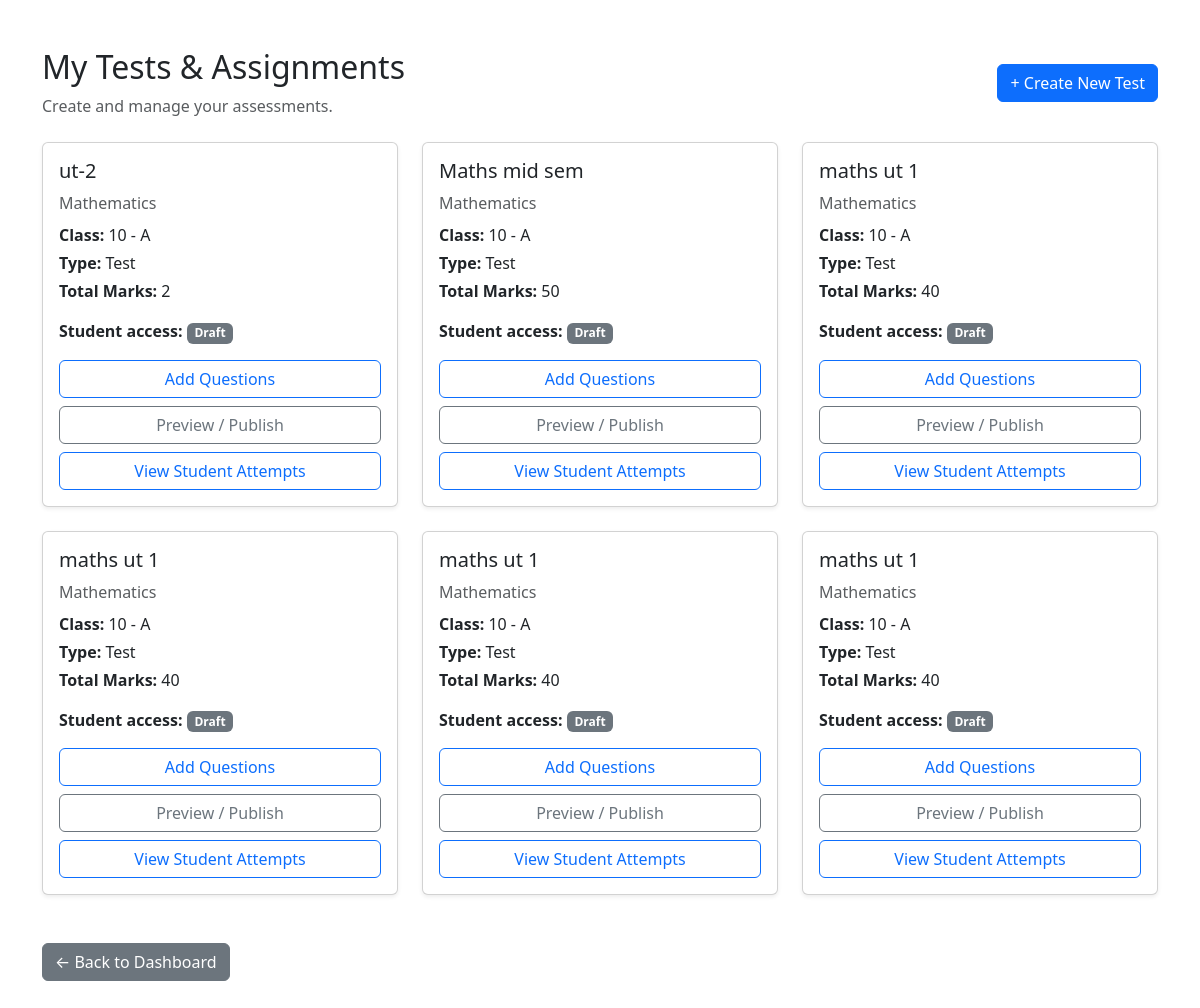
Page /exam/tests/ (signed in) on the committed database.
### academics/models.py (models this page shows, shortened)
class Assessment(models.Model):
    class AssessmentType(models.TextChoices):
        TEST = "TEST", "Test"
        ASSIGNMENT = "ASSIGNMENT", "Assignment"
    class TimingMode(models.TextChoices):
        NONE = "NONE", "No Time Limit"
        ENTIRE_TEST = "ENTIRE_TEST", "Entire Test"
        PER_QUESTION = "PER_QUESTION", "Per Question"
    title = models.CharField(max_length=200)
    description = models.TextField(blank=True)
    teacher = models.ForeignKey(
        "accounts.TeacherProfile",
        on_delete=models.CASCADE,
        related_name="assessments"
    )
    student_class = models.ForeignKey(
        Class,
        on_delete=models.CASCADE,
        related_name="assessments"
    )
    subject = models.ForeignKey(
        Subject,
        on_delete=models.CASCADE,
        related_name="assessments"
    )
    assessment_type = models.CharField(
        max_length=20,
        choices=AssessmentType.choices
    )
    total_marks = models.PositiveIntegerField()
    is_published = models.BooleanField(default=False)
    timing_mode = models.CharField(
        max_length=20,
        choices=TimingMode.choices,
        default=TimingMode.NONE
    )
    duration_hours = models.PositiveIntegerField(
        default=0
    )
    duration_minutes = models.PositiveIntegerField(
        default=0
    )
    available_from = models.DateTimeField(
        null=True,
        blank=True
    )
    due_date = models.DateTimeField(
        null=True,
        blank=True
    )
    created_at = models.DateTimeField(
        auto_now_add=True
    )

class Subject(models.Model):
    name = models.CharField(max_length=100)
    code = models.CharField(max_length=20, unique=True)

class Class(models.Model):
    name = models.CharField(max_length=50)
    section = models.CharField(max_length=10)
    academic_year = models.CharField(max_length=20)
    def __str__(self):
        return f"{self.name} - {self.section}"

### exam_engine/views.py (the view)
@login_required
def test_management(request):
    if request.user.role != "TEACHER":
        return redirect("dashboard")
    teacher = request.user.teacher_profile
    assessments = Assessment.objects.filter(
        teacher=teacher
    ).select_related(
        "student_class",
        "subject"
    ).order_by("-created_at")
    return render(
        request,
        "exam_engine/test_management.html",
        {
            "assessments": assessments,
        }
    )

### exam_engine/templates/exam_engine/test_management.html (shortened to what this page needs)
<!DOCTYPE html>
<html lang="en">
<head>
    <link
        href="https://cdn.jsdelivr.net/npm/bootstrap@5.3.3/dist/css/bootstrap.min.css"
        rel="stylesheet"
    >
</head>
<body>
<div class="container py-5">
    <div class="d-flex justify-content-between align-items-center mb-4">
        <div>
            <h2>My Tests & Assignments</h2>
            <p class="text-muted mb-0">
                Create and manage your assessments.
            </p>
        </div>
        <a
            href="{% url 'create_assessment' %}"
            class="btn btn-primary"
        >
            + Create New Test
        </a>
    </div>
    {% if assessments %}
        <div class="row">
            {% for assessment in assessments %}
                <div class="col-md-6 col-lg-4 mb-4">
                    <div class="card h-100 shadow-sm">
                        <div class="card-body">
                            <h5 class="card-title">
                                {{ assessment.title }}
                            </h5>
                            <p class="text-muted mb-2">
                                {{ assessment.subject.name }}
                            </p>
                            <p class="mb-1">
                                <strong>Class:</strong>
                                {{ assessment.student_class }}
                            </p>
                            <p class="mb-1">
                                <strong>Type:</strong>
                                {{ assessment.get_assessment_type_display }}
                            </p>
                            <p class="mb-3">
                                <strong>Total Marks:</strong>
                                {{ assessment.total_marks }}
                            </p>
                            <p class="mb-3">
                                <strong>Student access:</strong>
                                {% if assessment.is_published %}
                                    <span class="badge bg-success">Published</span>
                                {% else %}
                                    <span class="badge bg-secondary">Draft</span>
                                {% endif %}
                            </p>
                            <a
                                href="{% url 'question_create' assessment.id %}"
                                class="btn btn-outline-primary w-100"
                            >
                                Add Questions
                            </a>
                            <a
                                href="{% url 'test_preview' assessment.id %}"
                                class="btn btn-outline-secondary w-100 mt-2"
                            >
                                Preview / Publish
                            </a>
                            <a
                                href="{% url 'teacher_attempts' assessment.id %}"
                                class="btn btn-outline-primary w-100 mt-2"
                            >
                                View Student Attempts
                            </a>
                        </div>
                    </div>
                </div>
            {% endfor %}
        </div>
    {% endif %}
    <div class="mt-4">
        <a
            href="{% url 'dashboard' %}"
            class="btn btn-secondary"
        >
            ← Back to Dashboard
        </a>
    </div>
</div>
</body>
</html>

### rows in the picture
Assessment: title "ut-2", subject.name "Mathematics", student_class "10 - A", assessment_type "Test", total_marks "2", is_published "Draft"
Assessment: title "Maths mid sem", subject.name "Mathematics", student_class "10 - A", assessment_type "Test", total_marks "50", is_published "Draft"
Assessment: title "maths ut 1", subject.name "Mathematics", student_class "10 - A", assessment_type "Test", total_marks "40", is_published "Draft"
Assessment: title "maths ut 1", subject.name "Mathematics", student_class "10 - A", assessment_type "Test", total_marks "40", is_published "Draft"
Assessment: title "maths ut 1", subject.name "Mathematics", student_class "10 - A", assessment_type "Test", total_marks "40", is_published "Draft"
Assessment: title "maths ut 1", subject.name "Mathematics", student_class "10 - A", assessment_type "Test", total_marks "40", is_published "Draft"
